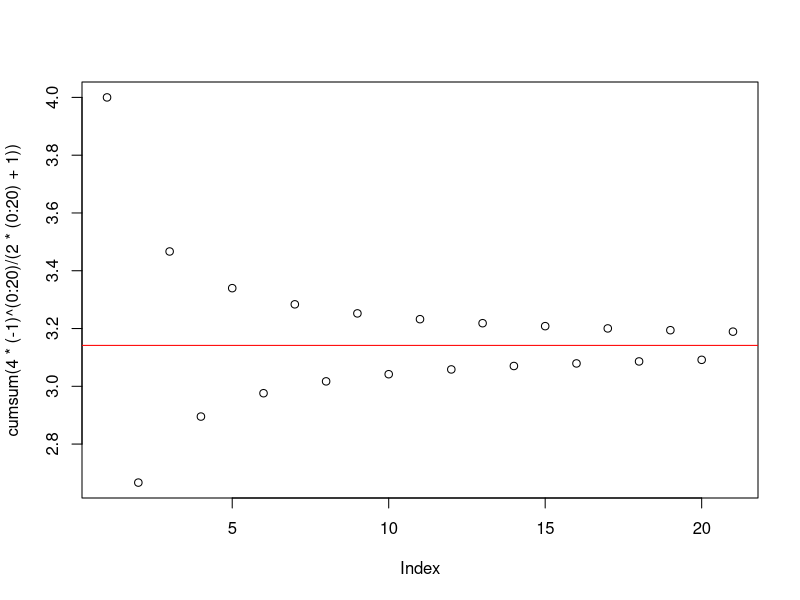
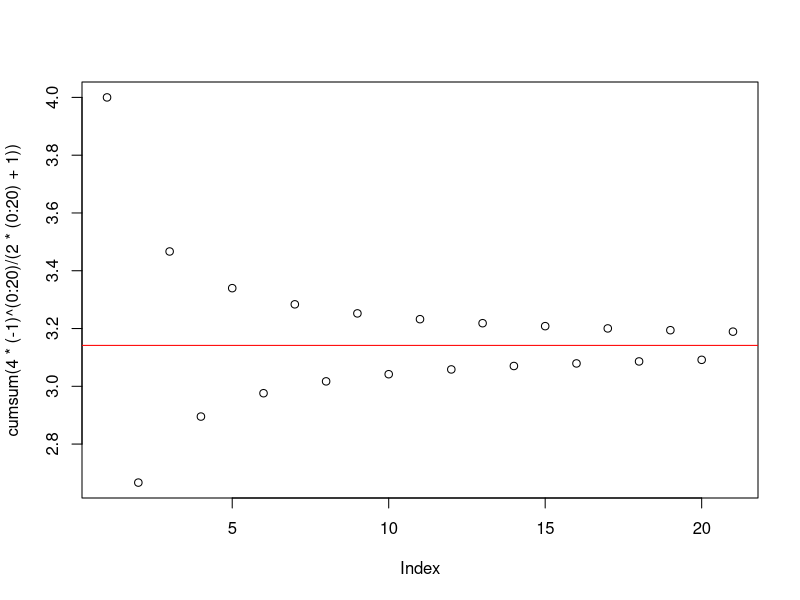

Here is the R script that generated these plots, in order:
## ---- chunk 1
msg <- "Hello, world."
print(msg)
## ---- chunk 2
1 + 1
## ---- chunk 3
2^(0:10)
## ---- chunk 4
2^(0:10)
## ---- chunk 5
  cumsum( 4 * (-1)^(0:20) / (2*(0:20)+1) )
## ---- chunk 6
cumsum( 4 * (-1)^(0:20) / (2*(0:20)+1) )
## ---- chunk 7
plot(cumsum( 4 * (-1)^(0:20) / (2*(0:20)+1) ))
abline(h=pi, col='red')
## ---- chunk 8
plot(cumsum( 4 * (-1)^(0:20) / (2*(0:20)+1) ))
abline(h=pi, col='red')
## ---- chunk 9
2^(0:10)
## ---- chunk 10
colorfunc <- "heat.colors"
# colorfunc <- "terrain.colors"
